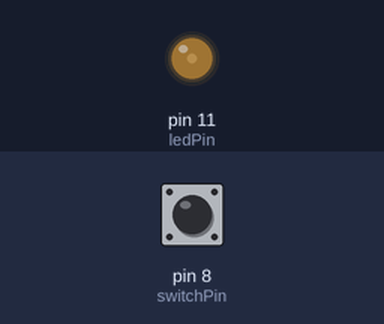
The sketch below on a simulated Arduino Uno, built with avr-gcc and run on an emulated ATmega328P. Shown: output pins drawn as LEDs (lit = HIGH). The test bench sets the inputs (shaded band); at power-on: pin 8 (switchPin) HIGH.

Above: at 1.2 s.
1.3 s: pin 8 (switchPin) pulled LOW for 0.15 s
At 2.1 s:
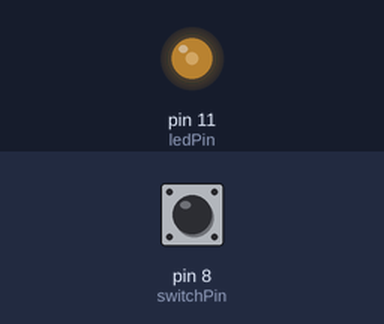
2.9 s: pin 8 (switchPin) pulled LOW for 1 s
At 4.6 s:
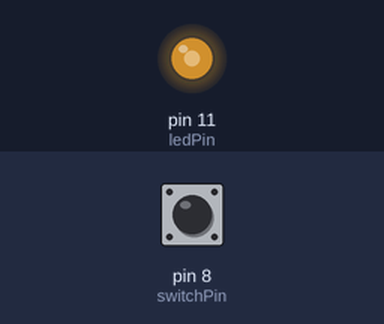
5.4 s: pin 8 (switchPin) pulled LOW for 0.15 s
At 6.5 s:
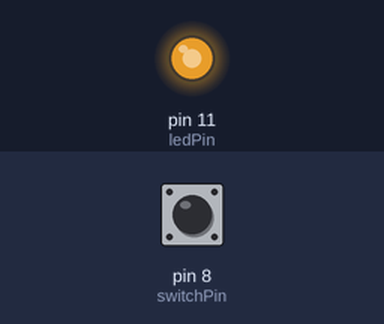
7.0 s: pin 8 (switchPin) pulsed LOW 5 times (0.12 s each, 0.3 s apart)
At 7.57 s:
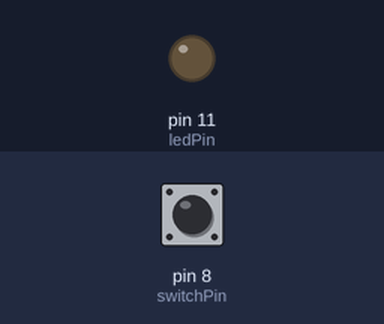
10.0 s: pin 8 (switchPin) pulled LOW for 3.2 s
At 14.1 s:
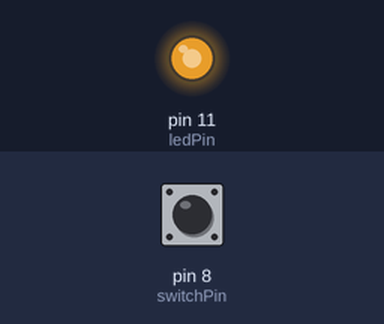
Timing chart, 0 to 15.6 s (numbered marks = the images above; inputs shaded):
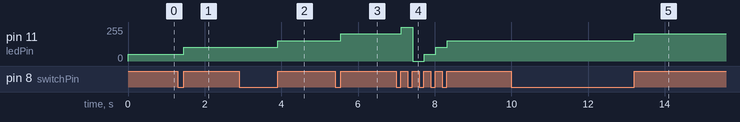

The sketch:

switch-led-analog.ino
```cpp
int switchPin = 8;
int ledPin = 11;
int ledLevel = 0;
bool lastButton = LOW;
bool currentButton = LOW;

bool debounce(bool last)
{
  bool current = digitalRead(switchPin);
  if (current != last)
  {
    delay(5);
    current = digitalRead(switchPin);
  }
  return current;
}

void setup()
{
  pinMode(switchPin, INPUT);
  pinMode(ledPin, OUTPUT);
}

void loop()
{
  currentButton = debounce(lastButton);
  if (lastButton == LOW && currentButton == HIGH)
  {
    ledLevel += 51;
  }
  if (ledLevel > 255) ledLevel = 0;
  lastButton = currentButton;
  analogWrite(ledPin, ledLevel);
}
```

Measured:
- after the input at 1.3 s, pin 11 (ledPin): 51/255 → 102/255 after 0.16 s
- after the input at 2.9 s, pin 11 (ledPin): 102/255 → 153/255 after 1.0 s
- after the input at 5.4 s, pin 11 (ledPin): 153/255 → 204/255 after 0.16 s
- after the input at 7.0 s, pin 11 (ledPin): 204/255 → 255/255 after 0.13 s, → 0/255 0.30 s later, → 51/255 0.30 s later, → 102/255 0.30 s later, … (5 changes in this stretch)
- after the input at 10.0 s, pin 11 (ledPin): 153/255 → 204/255 after 3.2 s
